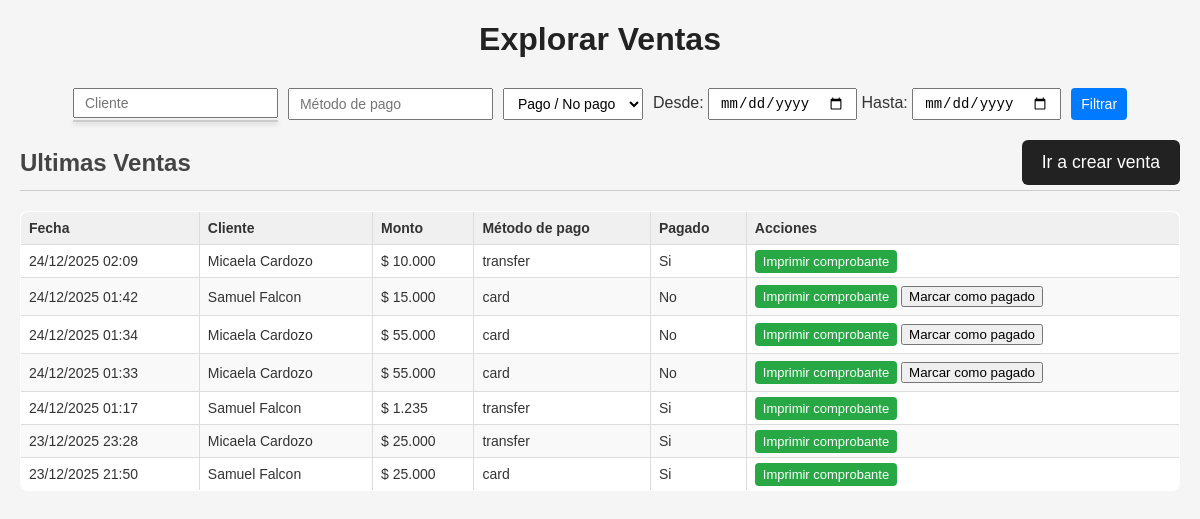
The app's page /sales/explore with its own data.
### app/models/sale.py (models this page shows)
class Sale(db.Model):
    __tablename__ = "sales"
    id = db.Column(db.Integer, primary_key=True)
    customer_id = db.Column(db.Integer, db.ForeignKey("customers.id"), nullable=False)
    amount = db.Column(db.Numeric(10, 2), nullable=False)
    payment_method = db.Column(db.String(20), nullable=False)
    paid = db.Column(db.Boolean, default=False)
    notes = db.Column(db.Text)
    sale_date = db.Column(db.DateTime, default=datetime.utcnow)
    created_at = db.Column(db.DateTime, default=datetime.utcnow)
    customer = db.relationship("Customer", back_populates="sales")

### app/models/customer.py (models this page shows)
class Customer(db.Model):
    __tablename__ = "customers"
    id = db.Column(db.Integer, primary_key=True)
    first_name = db.Column(db.String(100), nullable=False)
    last_name = db.Column(db.String(100), nullable=False)
    address = db.Column(db.String(255), nullable=False)
    city = db.Column(db.String(100), nullable=False)
    phone = db.Column(db.String(50), nullable=False)
    description = db.Column(db.Text)
    created_at = db.Column(db.DateTime, default=datetime.utcnow)
    sales = db.relationship(
        "Sale",
        back_populates="customer",
        lazy=True,
        cascade="all, delete-orphan"
    )

### app/app.py (the view)
    @app.route("/sales/explore")
    def explore_sales():
        from app.models.sale import Sale
        from app.models.customer import Customer
        sales = (
            Sale.query
            .join(Customer)
            .order_by(Sale.created_at.desc())
            .limit(50)
            .all()
        )
        return render_template("explore_sales.html", sales=sales)

### templates/explore_sales.html (shortened to what this page needs)
<!DOCTYPE html>
<html lang="es">
<head>
    <link rel="stylesheet" href="{{ url_for('static', filename='/css/style.css') }}">
</head>
<body>
    <div class="container">
        <h1>Explorar Ventas</h1>
        <form class="filters" method="get">
            <div class="autocomplete-wrapper" style="position: relative; display: inline-block;">
                <input type="text" name="customer" id="customer-input" placeholder="Cliente" autocomplete="off" value="{{ request.args.get('customer','') }}">
                <div id="customer-suggestions" class="suggestions"></div>
            </div>
            <input type="text" name="payment_method" placeholder="Método de pago" value="{{ request.args.get('payment_method','') }}">
            <select name="paid">
                <option value="">Pago / No pago</option>
            </select>
            <div class="date-filters">
                <label for="date_from">Desde:</label>
                <input type="date" name="date_from" id="date_from" value="{{ request.args.get('date_from','') }}">
                <label for="date_to">Hasta:</label>
                <input type="date" name="date_to" id="date_to" value="{{ request.args.get('date_to','') }}">
            </div>
            <button type="submit">Filtrar</button>
        </form>
            <h2 style="display:flex; align-items:center; justify-content: space-between;">Ultimas Ventas
                        <a href="{{ url_for('index') }}">
        <button id="btnNewCustomer">Ir a crear venta</button>
    </a>
    </h2>
        <table>
            <thead>
                <tr>
                    <th>Fecha</th>
                    <th>Cliente</th>
                    <th>Monto</th>
                    <th>Método de pago</th>
                    <th>Pagado</th>
                    <th>Acciones</th>
                </tr>
            </thead>
            <tbody>
                {% for s in sales %}
                <tr>
                    <td>{{ s.created_at.strftime('%d/%m/%Y %H:%M') }}</td>
                    <td>{{ s.customer.first_name }} {{ s.customer.last_name }}</td>
                    <td class="amount" data-amount="{{ s.amount }}"></td>
                    <td>{{ s.payment_method }}</td>
                    <td>{{ "Si" if s.paid else "No" }}</td>
                    <td>
                        <a href="{{ url_for('generate_label', sale_id=s.id) }}" target="_blank" class="btn">Imprimir comprobante</a>
                        {% if not s.paid %}
                        <button class="btn-pay" data-sale="{{ s.id }}">Marcar como pagado</button>
                        {% endif %}
                    </td>
                </tr>
                {% endfor %}
            </tbody>
        </table>
    </div>
</body>
</html>

### static/css/style.css (style rules this page uses)
body { font-family: 'Arial', sans-serif; margin: 20px; background-color: #f5f5f5; color: #333; }
h1 { text-align: center; font-size: 2rem; margin-bottom: 30px; color: #222; }
h2 { color: #444; border-bottom: 1px solid #ccc; padding-bottom: 5px; }
#btnNewCustomer, .botonStandart { padding: 12px 20px; font-size: 1.1rem; background-color: #222; color: #fff; border: none; border-radius: 6px; transition: background-color 0.1s ease; }
table { width: 100%; border-collapse: collapse; background-color: #fff; border: 1px solid #ddd; border-radius: 8px; overflow: hidden; }
table th, table td { padding: 10px; border-bottom: 1px solid #eee; text-align: left; }
table th { background-color: #f0f0f0; }
table tr:last-child td { border-bottom: none; }
button { cursor: pointer; }
.autocomplete-wrapper { position: relative; display: inline-block; }
.suggestions { position: absolute; top: 100%; left: 0; right: 0; background: #fff; border: 1px solid #ccc; max-height: 150px; overflow-y: auto; z-index: 1000; box-shadow: 0 2px 5px rgba(0,0,0,0.2); }
.filters { display: flex; flex-wrap: wrap; gap: 10px; margin-bottom: 20px; justify-content: center; }
.filters input, .filters select, .filters button { padding: 5px 10px; font-size: 14px; }
.filters button { cursor: pointer; background-color: #007bff; color: #fff; border: none; border-radius: 4px; }
table { width: 100%; border-collapse: collapse; background: #fff; }
table th, table td { border: 1px solid #ddd; padding: 8px; text-align: left; font-size: 14px; }
table th { background-color: #f0f0f0; font-weight: bold; }
table tr:nth-child(even) { background-color: #f9f9f9; }
.btn { padding: 4px 8px; background-color: #28a745; color: #fff; text-decoration: none; border-radius: 4px; font-size: 13px; }

### records on screen
Sale: created_at "24/12/2025 02:09", customer.first_name "Micaela", customer.last_name "Cardozo", payment_method "transfer", paid "Si"
Sale: created_at "24/12/2025 01:42", customer.first_name "Samuel", customer.last_name "Falcon", payment_method "card", paid "No"
Sale: created_at "24/12/2025 01:34", customer.first_name "Micaela", customer.last_name "Cardozo", payment_method "card", paid "No"
Sale: created_at "24/12/2025 01:33", customer.first_name "Micaela", customer.last_name "Cardozo", payment_method "card", paid "No"
Sale: created_at "24/12/2025 01:17", customer.first_name "Samuel", customer.last_name "Falcon", payment_method "transfer", paid "Si"
Sale: created_at "23/12/2025 23:28", customer.first_name "Micaela", customer.last_name "Cardozo", payment_method "transfer", paid "Si"
Sale: created_at "23/12/2025 21:50", customer.first_name "Samuel", customer.last_name "Falcon", payment_method "card", paid "Si"
